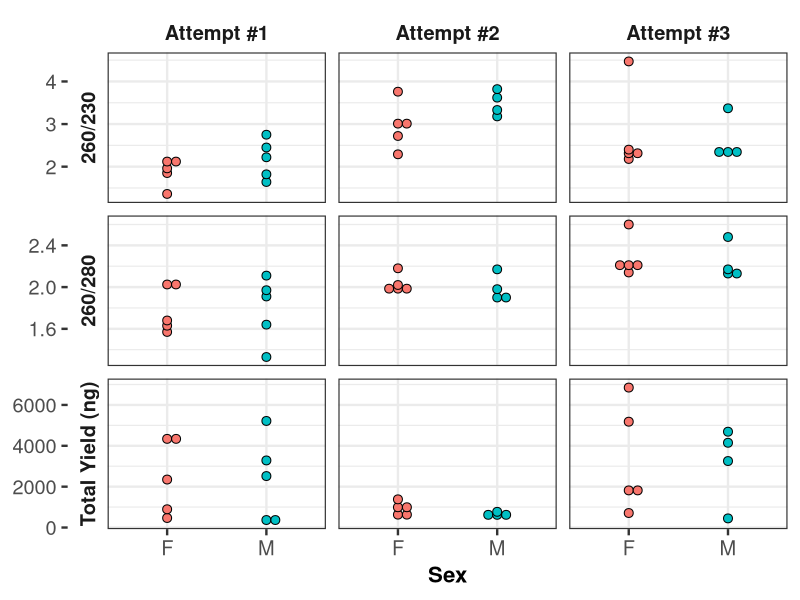

Source code (R):
# analyze nanodrop data from pilot dna extractions
# kms sept 2016

############################################################
# libraries
############################################################

# install/load packages

library("tidyverse")
library("cowplot")

############################################################
# load data
############################################################

# load data
nd_dat <- read.table("data/nanodrop/pilot_nanodrop_master.txt", h = T, row.names = NULL)

# remove repeated measurements
nd_dat <- nd_dat %>%
  filter(measurement == 1)

# labels for facets
stat_names <- c(
  `r_260.280` = "260/280",
  `r_260.230` = "260/230",
  `yield` = "Total Yield (ng)",
  `1` = "Attempt #1",
  `2` = "Attempt #2",
  `3` = "Attempt #3"
)

# plot results of DNA extractions
nd_dat %>%
  filter(r_260.230 > 0, r_260.230 < 5) %>%
  gather(key = stat, value = value, -sex, -id, -protocol) %>% 
  mutate(sex = toupper(sex)) %>%
  filter(stat %in% c("yield", "r_260.280","r_260.230")) %>%
  ggplot(aes(y = value , x = sex, fill = sex, group = interaction(stat,sex)))+
  #stat_summary(fun.data = "mean_cl_boot", size = 2)+
  geom_dotplot(binaxis = "y", stackdir = "centerwhole", dotsize = 2)+
  facet_grid(stat ~ protocol, scales = "free", switch = "y", labeller = as_labeller(stat_names)) + 
  xlab("Sex")+
  ylab(NULL)+
  theme_bw(base_size = 18)+
  theme(legend.position = "none",
        strip.background = element_blank(),
        axis.title.x = element_text(size = 16, face = "bold"),
        strip.text = element_text(face = "bold"))





